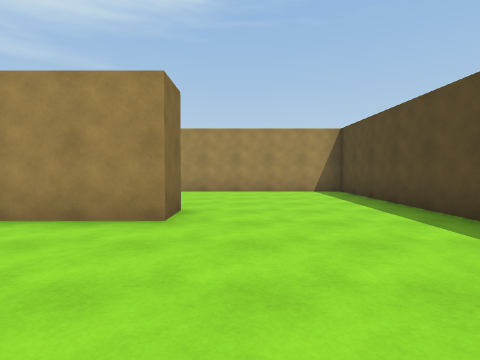
view 1 (above)

24 first-person views from a walk through a Unity game level. The camera is 1.3 m above the floor, tilts 2° down and sees 80° across. The floor is counted in squares, 2 m on a side. Each view is taken from the middle of a square. On the plan, view 1 faces up. The plan holds only what a view shows up to about 9 squares ahead; the rest is blank. The place goes on beyond the plan. The player character is not drawn.

view 2
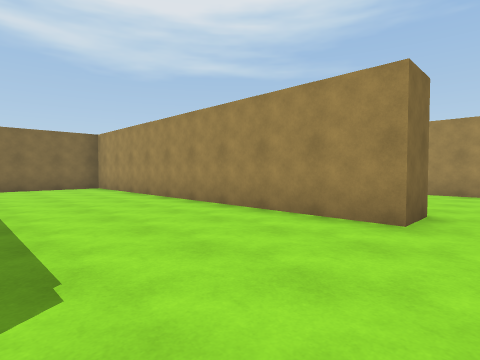

view 3
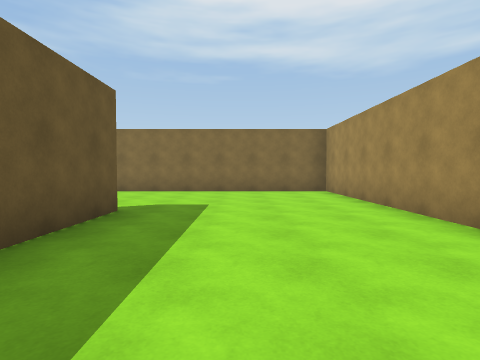

view 4
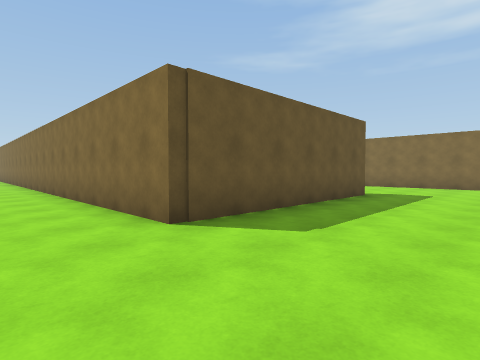

view 5
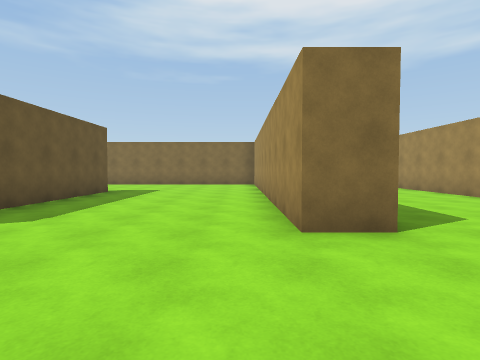

view 6
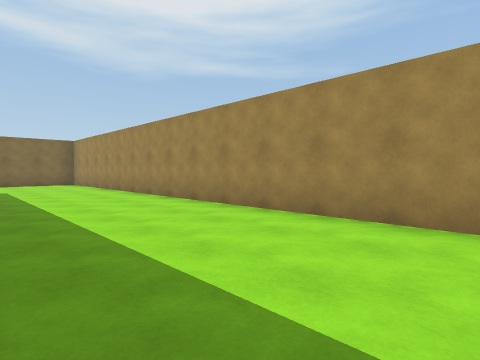

view 7
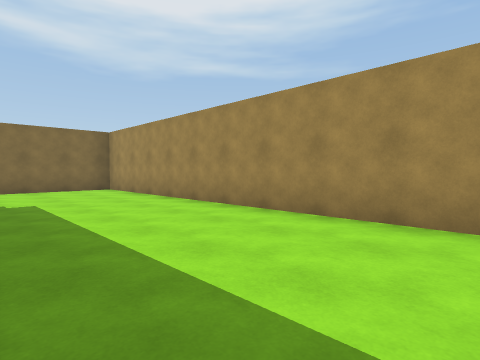

view 8
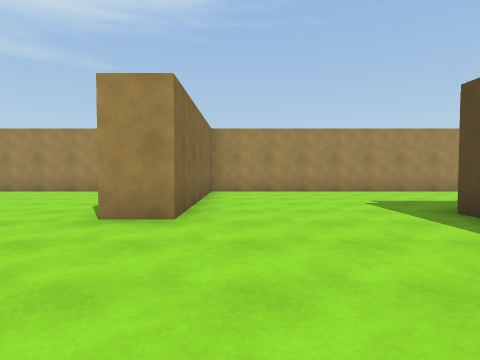

view 9
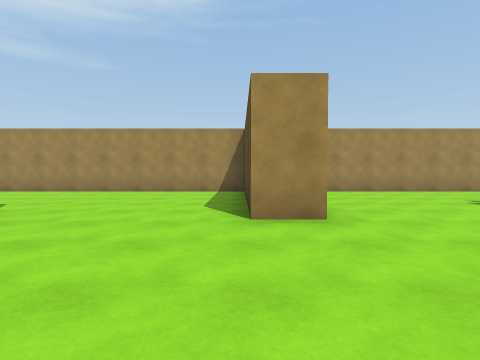

view 10
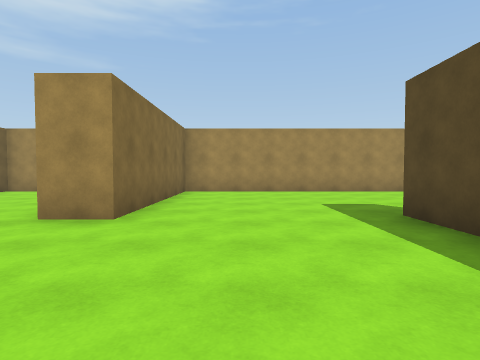

view 11
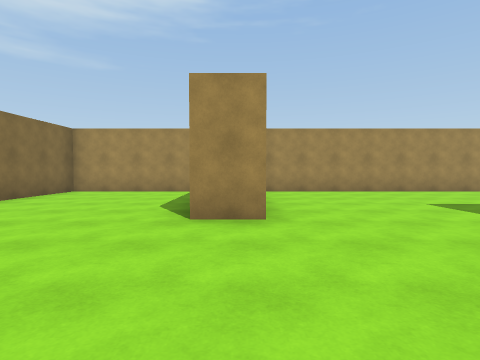

view 12
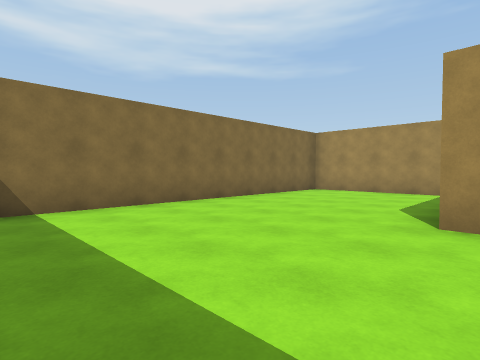

view 13
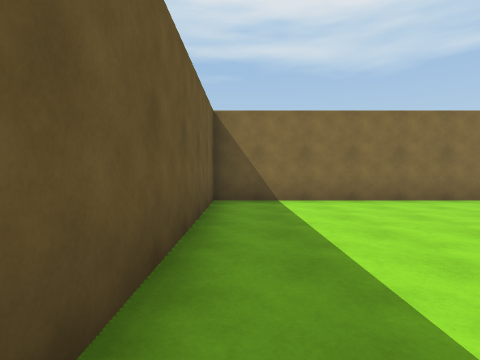

view 14
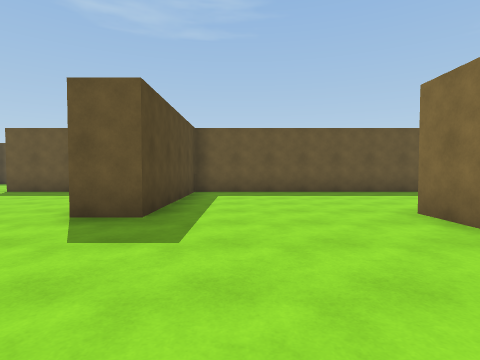

view 15
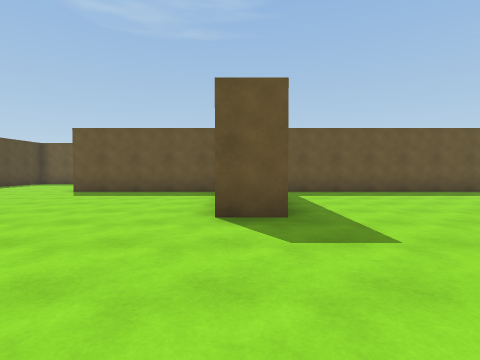

view 16
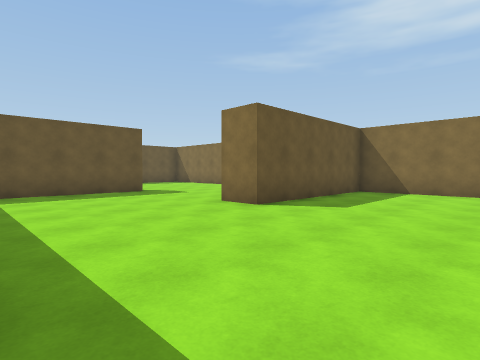

view 17
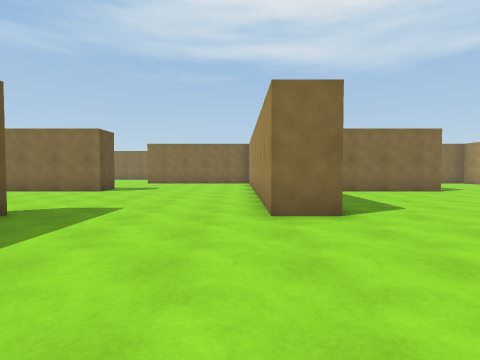

view 18
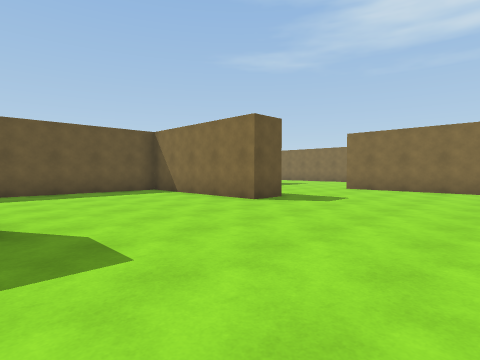

view 19
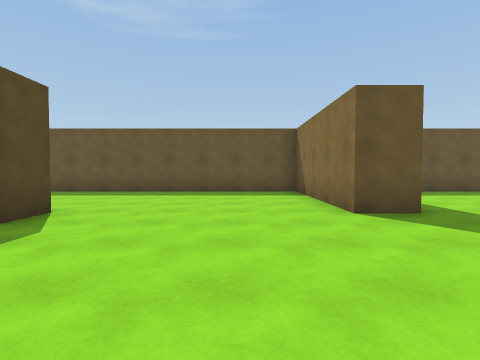

view 20
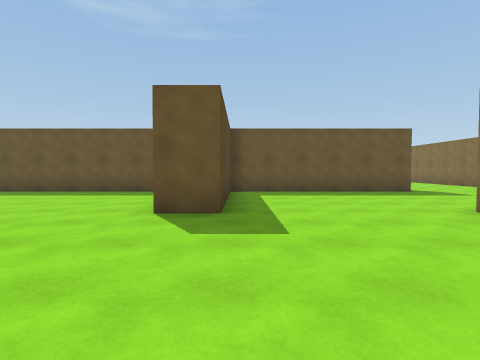

view 21
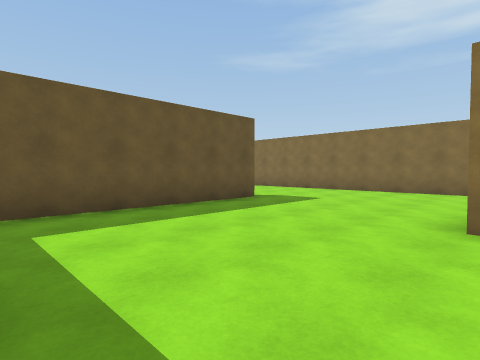

view 22
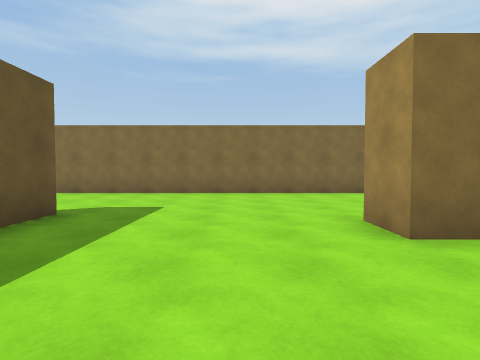

view 23
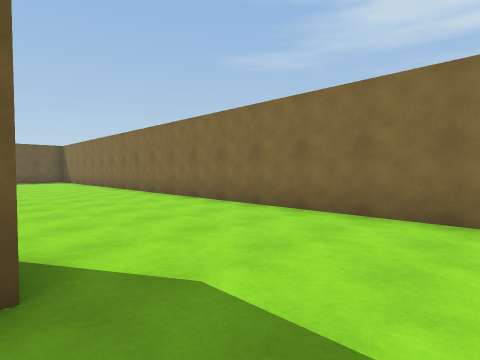

view 24
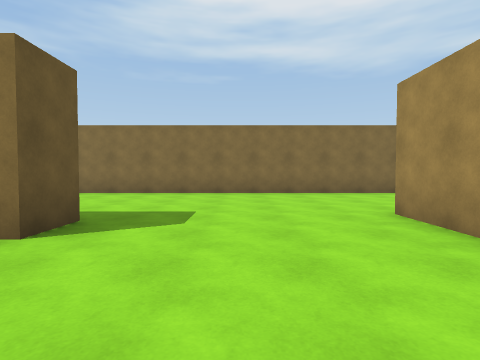

### Floor plan
Points are (right, up) in squares from view 1. A wall is a line through its corners. A room is listed if a view was taken in it or the views show most of it. See-through windows are left out.
Room 1 (views 1, 2, 3, 4, 5, 6, 7, 8, 9, 10, 11, 12, 13, 14, 15, 16, 17, 18, 19, 20, 21, 22, 23, 24)
walls: (-16.1, -6.4) (-16.1, -5.4) (-12.6, -5.4); (-6.6, -1) (-1, -1) (-1, -9); (-15.8, 3.6) (-16.9, 3.6) (-16.9, 7.9); (-11.8, 3.8) (-11.8, 4.2); (-25.7, -2.8) (-25.7, -6.4) (-26.8, -6.4); (-16, 8) (-16, 3.8); (-25.6, -11.7) (-27.2, -11.7); (-16.8, 8.7) (-25.7, 8.7) (-25.7, 3.6) (-26.8, 3.6); (-27.2, -10.7) (-21.7, -10.7) (-21.7, -6.3) (-20.7, -6.3) (-20.7, -10.7) (-13.1, -10.7); (-1, 4.8) (-1, 3.6) (-10.8, 3.6) (-10.8, -2.9); (-26.8, -16.1) (-25.6, -16.1); (-31.1, -4.4) (-31.1, -18.5); (3, 3.5) (3, 8.7) (-15.9, 8.7); (-27.5, 8.7) (-31.1, 8.7) (-31.1, -0.6) (-21.7, -0.6) (-21.7, 4.1) (-20.7, 4.1) (-20.7, -0.6) (-16, -0.6) (-16, -1.6) (-20.9, -1.6)

Where each view was taken, in squares from view 1:
view 1: 0 up, 0 right, facing up
view 2: 0 up, 0 right, facing up-left
view 3: 1 up, 2 left, facing left
view 4: 2 up, 1 right, facing down-left
view 5: 3 up, 2 right, facing left
view 6: 5 up, 2 left, facing up-left
view 7: 5 up, 6 left, facing up-left
view 8: 0 up, 15 left, facing up
view 9: 0 up, 17 left, facing up
view 10: 0 up, 24 left, facing up
view 11: 0 up, 26 left, facing up
view 12: 0 up, 26 left, facing up-left
view 13: 0 up, 25 left, facing left
view 14: 8 up, 23 left, facing down
view 15: 8 up, 21 left, facing down
view 16: 3 up, 12 left, facing down-left
view 17: 2 down, 12 left, facing left
view 18: 2 down, 16 left, facing down-left
view 19: 2 down, 19 left, facing down
view 20: 2 down, 22 left, facing down
view 21: 6 down, 22 left, facing down-left
view 22: 8 down, 23 left, facing left
view 23: 9 down, 27 left, facing down-left
view 24: 14 down, 23 left, facing left
